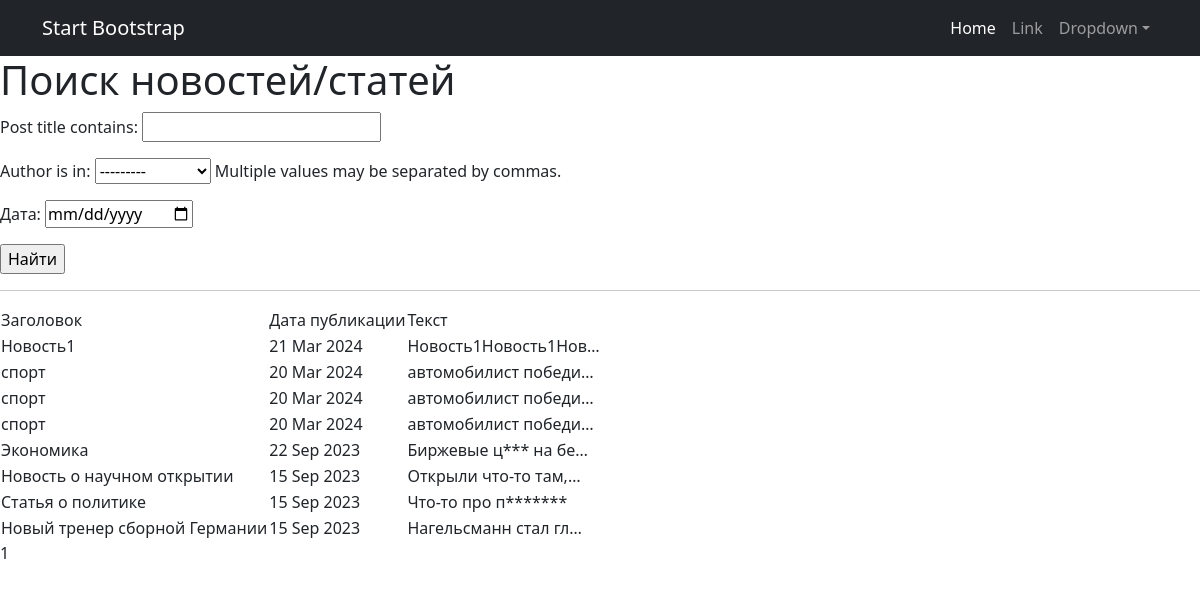
Page /news/search/ on the earlier database version.
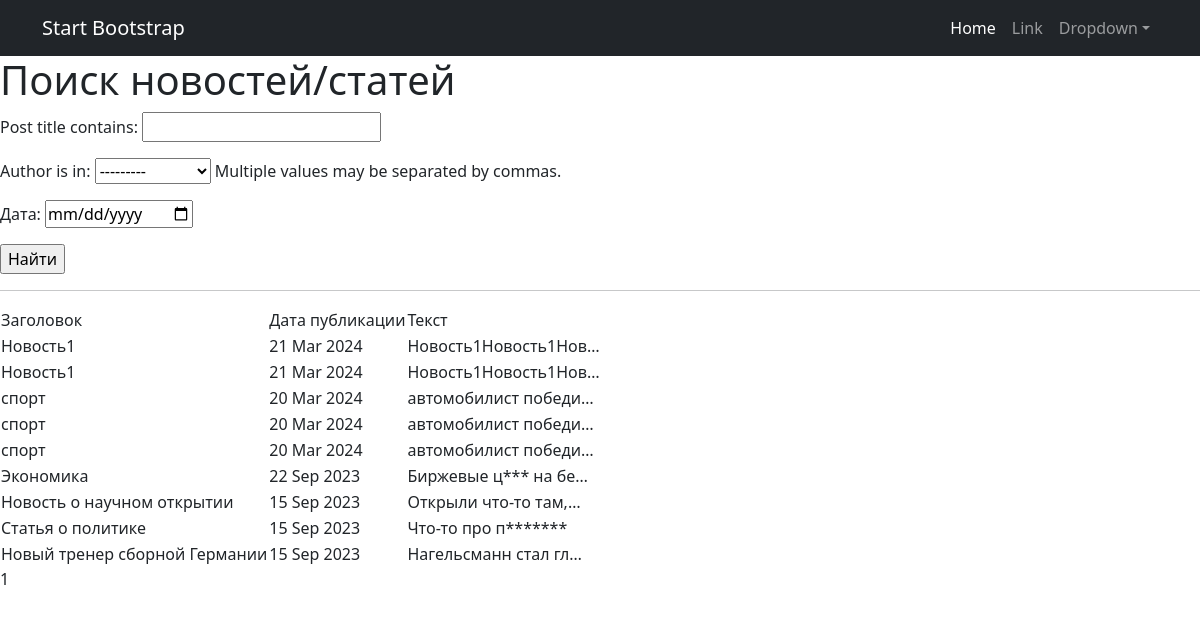
Same page on the later database version.
### news/models.py (models this page shows, shortened)
class Post(models.Model):
    objects = None
    author = models.ForeignKey(Author, on_delete=models.CASCADE)
    categoryChoice = models.CharField(max_length=30, choices=Category_Choices, default=article)
    post_time_in = models.DateTimeField(auto_now_add=True)
    postCategory = models.ManyToManyField(Category, through='PostCategory')
    post_title = models.CharField(max_length=255)
    post_text = models.TextField()
    rating = models.SmallIntegerField(default=0)

### news/views.py (the view)
# urls.py: path('search/', PostSearch.as_view(), name='post_search'),
class PostSearch(ListView):
    model = Post
    ordering = '-post_time_in'
    template_name = 'post_search.html'
    context_object_name = 'post_search'
    paginate_by = 10
    def get_queryset(self):
        queryset = super().get_queryset()
        self.filterset = PostFilter(self.request.GET, queryset)
        return self.filterset.qs
    def get_context_data(self, **kwargs):
        context = super().get_context_data(**kwargs)
        context['filterset'] = self.filterset
        return context

### news/models.py (called while the page is built)
    def __str__(self):
        return f"{self.user}"

### news/templatetags/custom_filters.py (called while the page is built)
@register.filter()
def censor(text):
    new_content = text
    for i in BADWORDS:
        new_content = new_content.replace(i, i[:1]+'*'*(len(i)-1))
    return new_content

### templates/post_search.html (shortened to what this page needs)
{% extends 'flatpages/default.html' %}
{% load custom_filters %}
{% block content %}
    <h1>Поиск новостей/статей</h1>
    <form action="" method="get">
        {{ filterset.form.as_p }}
        <input type="submit" value="Найти" />
    </form>
    <hr>
    {% if post_search %}
        <table>
            <tr>
                <td>Заголовок</td>
                <td>Дата публикации</td>
                <td>Текст</td>
            </tr>
            {% for post_detail in post_search %}
            <tr>
                <td>{{ post_detail.post_title|censor }}</td>
                <td>{{ post_detail.post_time_in|date:'d M Y' }}</td>
                <td>{{ post_detail.post_text|truncatechars:20|censor }}</td>
            </tr>
            {% endfor %}
        </table>
    {% else %}
        <h2>Новостей нет!</h2>
    {% endif %}
   {{ page_obj.number }}
{% endblock content %}

Differences in the rows shown:
added Post: post_title|censor "Новость1", post_time_in "21 Mar 2024", post_text|censor "Новость1Новость1Нов…"
